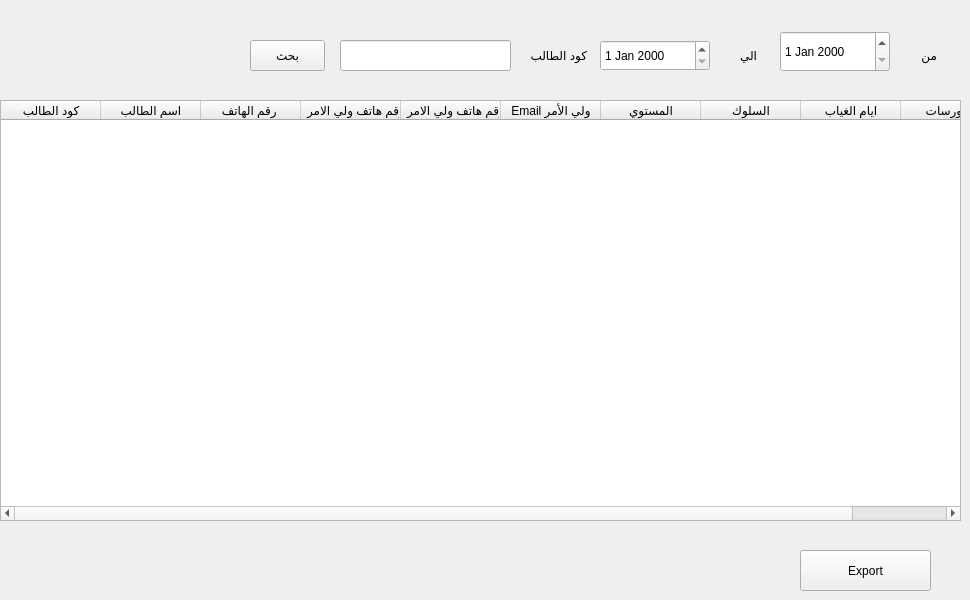
        <widget class="QWidget" name="tab_17">
         <attribute name="title">
          <string>تقارير الطلاب</string>
         </attribute>
         <widget class="QTableWidget" name="tableWidget_6">
          <property name="geometry">
           <rect>
            <x>0</x>
            <y>100</y>
            <width>961</width>
            <height>421</height>
           </rect>
          </property>
          <column>
           <property name="text">
            <string>كود الطالب</string>
           </property>
          </column>
          <column>
           <property name="text">
            <string>اسم الطالب</string>
           </property>
          </column>
          <column>
           <property name="text">
            <string>رقم الهاتف </string>
           </property>
          </column>
          <column>
           <property name="text">
            <string>رقم هاتف ولي الامر 1</string>
           </property>
          </column>
          <column>
           <property name="text">
            <string>رقم هاتف ولي الامر 2</string>
           </property>
          </column>
          <column>
           <property name="text">
            <string>Email ولي الأمر</string>
           </property>
          </column>
          <column>
           <property name="text">
            <string>المستوي</string>
           </property>
          </column>
          <column>
           <property name="text">
            <string>السلوك</string>
           </property>
          </column>
          <column>
           <property name="text">
            <string>ايام الغياب</string>
           </property>
          </column>
          <column>
           <property name="text">
            <string>الكورسات</string>
           </property>
          </column>
         </widget>
         <widget class="QLabel" name="label_50">
          <property name="geometry">
           <rect>
            <x>890</x>
            <y>40</y>
            <width>47</width>
            <height>31</height>
           </rect>
          </property>
          <property name="text">
           <string>من</string>
          </property>
         </widget>
         <widget class="QLabel" name="label_51">
          <property name="geometry">
           <rect>
            <x>710</x>
            <y>40</y>
            <width>47</width>
            <height>31</height>
           </rect>
          </property>
          <property name="text">
           <string>الي</string>
          </property>
         </widget>
         <widget class="QDateEdit" name="dateEdit">
          <property name="geometry">
           <rect>
            <x>780</x>
            <y>31</y>
            <width>110</width>
            <height>41</height>
           </rect>
          </property>
         </widget>
         <widget class="QDateEdit" name="dateEdit_2">
          <property name="geometry">
           <rect>
            <x>600</x>
            <y>40</y>
            <width>110</width>
            <height>31</height>
           </rect>
          </property>
         </widget>
         <widget class="QLineEdit" name="lineEdit_3">
          <property name="geometry">
           <rect>
            <x>340</x>
            <y>40</y>
            <width>171</width>
            <height>31</height>
           </rect>
          </property>
         </widget>
         <widget class="QLabel" name="label_52">
          <property name="geometry">
           <rect>
            <x>516</x>
            <y>40</y>
            <width>71</width>
            <height>31</height>
           </rect>
          </property>
          <property name="text">
           <string>كود الطالب</string>
          </property>
         </widget>
         <widget class="QPushButton" name="pushButton_31">
          <property name="geometry">
           <rect>
            <x>250</x>
            <y>40</y>
            <width>75</width>
            <height>31</height>
           </rect>
          </property>
          <property name="text">
           <string>بحث</string>
          </property>
         </widget>
         <widget class="QPushButton" name="pushButton_50">
          <property name="geometry">
           <rect>
            <x>800</x>
            <y>550</y>
            <width>131</width>
            <height>41</height>
           </rect>
          </property>
          <property name="text">
           <string>Export</string>
          </property>
         </widget>
        </widget>
